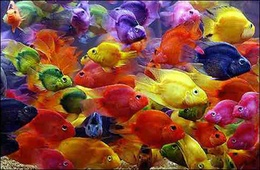
%> input picture fish.jpg, 260 x 170 px, shrunk from 500 x 326 before the run
$ octave colorQuantizeMain.m   (GNU Octave 9; MATLAB toolbox functions it lacks are replaced by stand-ins)
%> lines starting %> are read from the running program, lines starting %| are printed output that depends on the picture
### quantizeRGB.m
function [outputImg, centerMatrix] = quantizeRGB( myImg,k )
% [17 lines of commented-out code are left out]

rows = size(myImg,1);
columns = size(myImg,2);

my = reshape(myImg,rows * columns,3);
[idx,centerMatrix] = kmeans(double(my),k);

idx = reshape(idx,rows,columns);

% newMatrix = zeros(rows,columns,3);


for i=1:1:k
    [x,y] = find(idx == i);
    for j=1:1:size(x,1)
        myImg(x(j,1),y(j,1),1) = centerMatrix(i,1); %R
        myImg(x(j,1),y(j,1),2) = centerMatrix(i,2); %G
        myImg(x(j,1),y(j,1),3) = centerMatrix(i,3); %B
    end
end


outputImg = uint8(myImg);


end

### quantizeHSV.m
function [outputImg,centerMatrix ] = quantizeHSV(myImg, k )
%UNTITLED Summary of this function goes here
%   Detailed explanation goes here

hsvImg = rgb2hsv(myImg);

hue = hsvImg(:,:,1);
rows = size(hue,1);
columns = size(hue,2);
my = reshape(hue,rows * columns,1);
[idx,centerMatrix] = kmeans(double(my),k);
idx = reshape(idx,rows,columns);


for i=1:1:k
    [x,y] = find(idx == i);
    for j=1:1:size(x,1)
        hue(x(j,1),y(j,1)) = centerMatrix(i,1); %R
    end
end

hsvImg(:,:,1) = hue;
outputImg = hsv2rgb(hsvImg);

end

### computeQuantizationError.m
function [ error ] = computeQuantizationError( myImg, quantizedImg )
%UNTITLED Summary of this function goes here
%   Detailed explanation goes here
myImg = double(myImg);
quantizedImg = double(quantizedImg);
error = sum(sum(sum((quantizedImg - myImg).^2)));


end

### getHueHists.m
function [histEqual, histClustered] = getHueHists(myImg, k)

hsvImg = rgb2hsv(myImg);

hue = hsvImg(:,:,1);
rows = size(hue,1);
columns = size(hue,2);
my = reshape(hue,(rows * columns),1);
histEqual = hist(my,k); %my is reshaped hue matrix to n x 1
 %divids hue value uniformally
[idx,centerMatrix] = kmeans(double(my),k);
idx = reshape(idx,rows,columns);


for i=1:1:k
    [x,y] = find(idx == i);
    for j=1:1:size(x,1)
        hue(x(j,1),y(j,1)) = centerMatrix(i,1); %R
    end
end


idx = reshape(idx, (rows * columns), 1);
histClustered = hist(idx, k); %histogram of cluster centers
figure
subplot(1, 2, 1);
hist(my, k);
title('Equal Space Histogram');

%------second part---------%
subplot(1, 2, 2);
hist(idx, k);
title('Cluster Histogram');

### colorQuantizeMain.m
myImg = imread ('fish.jpg');
%> myImg is the input picture: size 170x260x3 uint8; mean R, G, B 132.6, 77.6, 60.9

[RGB5, meanColors] = quantizeRGB(myImg,5); %quantize my image with k = 5 then plot
%> in quantizeRGB, `[idx,centerMatrix] = kmeans(double(my),k);`: centerMatrix = [46.86 31.43 41.24; 145.1 43.45 22.15; 109.4 80.16 124; 182.6 132.9 47.27; 202.5 181.5 154.4]
%> in quantizeRGB, `idx = reshape(idx,rows,columns);`: idx: size 170x260 double; 5 distinct labels, from 1 to 5
%> after the loop in quantizeRGB, `for i=1:1:k`:
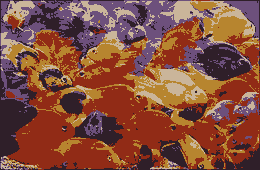
%> myImg: size 170x260x3 uint8; mean R, G, B 132.6, 77.3, 60.7
%> meanColors has the same summary as centerMatrix in quantizeRGB
figure
subplot(2,2,1)
imshow(RGB5)
title('quantizeRGB k = 5')

[RGB25, meanColors] = quantizeRGB(myImg,25);
%> call 2 of quantizeRGB, with k = 25
%> in quantizeRGB (call 2), `[idx,centerMatrix] = kmeans(double(my),k);`: centerMatrix = 25 rows, first 12: [127.7 18.07 10.85; 223.4 192.9 230.5; 209.1 112.3 75.15; 33.53 26.36 68.48; 60.39 50.94 107.3; 108.3 110 59.01; 209.5 197.5 62.1; 235.8 234 110.1; 167.6 35.79 13; 163.5 109.1 19.58; 160.7 69.34 78.51; 95.07 55.21 70.21]
%> after the loop in quantizeRGB (call 2), `for i=1:1:k`:
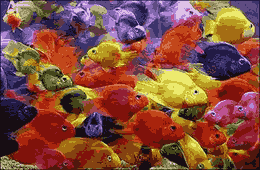
%> myImg: size 170x260x3 uint8; mean R, G, B 132.6, 77.6, 60.9; mean of the top-left, top-right, bottom-left and bottom-right quarters 102.9, 108, 65.7, 84.9
%> meanColors has the same summary as centerMatrix in quantizeRGB
subplot(2,2,2);
imshow(RGB25);
title('quantizeRGB k = 25')

[HSV5, meanHues] = quantizeHSV(myImg, 5);
%> in quantizeHSV, `hsvImg = rgb2hsv(myImg);`: hsvImg: size 170x260x3 double; mean H, S, V 0.36, 0.691, 0.558
%> in quantizeHSV, `[idx,centerMatrix] = kmeans(double(my),k);`: centerMatrix = [0.0446; 0.784; 0.955; 0.169; 0.67]
%> in quantizeHSV, `idx = reshape(idx,rows,columns);`: idx: size 170x260 double; 5 distinct labels, from 1 to 5
%> after the loop in quantizeHSV, `for i=1:1:k`:
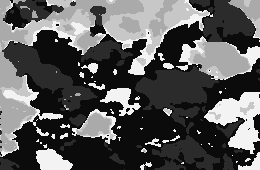
%> hue: size 170x260 double; min 0.0446, max 0.955, mean 0.36
%> in quantizeHSV, `hsvImg(:,:,1) = hue;`: hsvImg: size 170x260x3 double; mean H, S, V 0.36, 0.691, 0.558
%> in quantizeHSV, `outputImg = hsv2rgb(hsvImg);`:
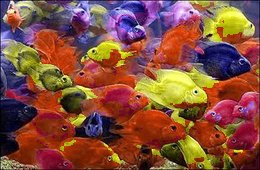
%> outputImg: size 170x260x3 double; mean R, G, B 0.522, 0.314, 0.24
%> meanHues = [0.0446; 0.784; 0.955; 0.169; 0.67]
subplot(2,2,3)
imshow(HSV5);
title('quantizeHSV k = 5')

[HSV25, meanHues] = quantizeHSV(myImg, 25);
%> in quantizeHSV (call 2), `hsvImg(:,:,1) = hue;`: hsvImg: size 170x260x3 double; mean H, S, V 0.36, 0.691, 0.558
%> meanHues = 25 values, max 0.99 at index 5, min 0.00922 at index 21, mean 0.472
subplot(2,2,4)
imshow(HSV25);
title('quantizeHSV k = 25')

ErrorRGB = computeQuantizationError(myImg, RGB5);
%> in computeQuantizationError, `error = sum(sum(sum((quantizedImg - myImg).^2)));`: error = 119764255
%> ErrorRGB = 119764255
ErrorRGB
%> ErrorRGB = 119764255
ErrorHSV = computeQuantizationError(myImg, HSV5);
%> ErrorHSV = 1.63e+09
ErrorHSV
%> ErrorHSV = 1.63e+09
ErrorRGB25 = computeQuantizationError(myImg, RGB25);
%> ErrorRGB25 = 33519053
ErrorRGB25
%> ErrorRGB25 = 33519053
ErrorHSV25 = computeQuantizationError(myImg, HSV25);
%> ErrorHSV25 = 1.63e+09
ErrorHSV25
%> ErrorHSV25 = 1.63e+09

[Equal, Clustered] = getHueHists(myImg, 5)
%> in getHueHists, `histEqual = hist(my,k);`: histEqual = [25714 1657 371 8682 7776]
%> in getHueHists, `[idx,centerMatrix] = kmeans(double(my),k);`: centerMatrix = [0.0446; 0.784; 0.67; 0.169; 0.955]
%> in getHueHists, `idx = reshape(idx,rows,columns);`:
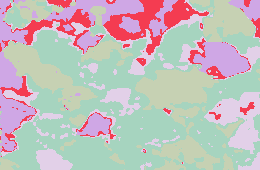
%> idx: size 170x260 double; 5 distinct labels, from 1 to 5; one colour per label, 0 black
%> in getHueHists, `histClustered = hist(idx, k);`: histClustered = [17992 4171 6284 9463 6290]
%> figure, not shown here; panel 1: tallest bar 25714 high, from x = 5.55e-17 to 0.2; panel 2: tallest bar 17992 high, from x = 1 to 1.8
%> Equal = [25714 1657 371 8682 7776]; Clustered = [17992 4171 6284 9463 6290]
[Equal25, Clustered25] = getHueHists(myImg, 25)
%> call 2 of getHueHists, with k = 25
%> in getHueHists (call 2), `histEqual = hist(my,k);`: histEqual = 25 values, max 8721 at index 1, min 29 at index 13, mean 1768
%> in getHueHists (call 2), `[idx,centerMatrix] = kmeans(double(my),k);`: centerMatrix = 25 values, max 0.989 at index 4, min 0.0081 at index 10, mean 0.457
%> in getHueHists (call 2), `idx = reshape(idx,rows,columns);`:
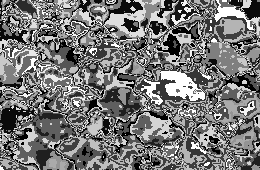
%> idx: size 170x260 double; min 1, max 25, mean 12.3; drawn with min black and max white
%> in getHueHists (call 2), `histClustered = hist(idx, k);`: histClustered = 25 values, max 3903 at index 10, min 132 at index 16, mean 1768
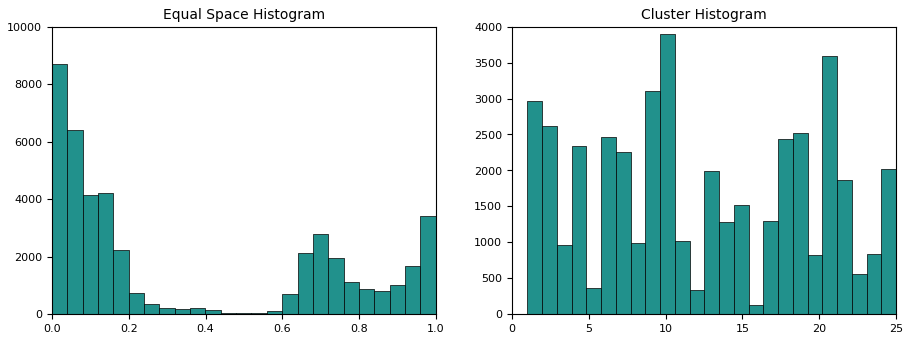
%> figure redrawn from the program's plot data, 2 panels; panel 1: tallest bar 8721 high, from x = 4.51e-17 to 0.04; panel 2: tallest bar 3903 high, from x = 9.64 to 10.6
%> Equal25 has the same summary as histEqual in getHueHists; Clustered25 has the same summary as histClustered in getHueHists
